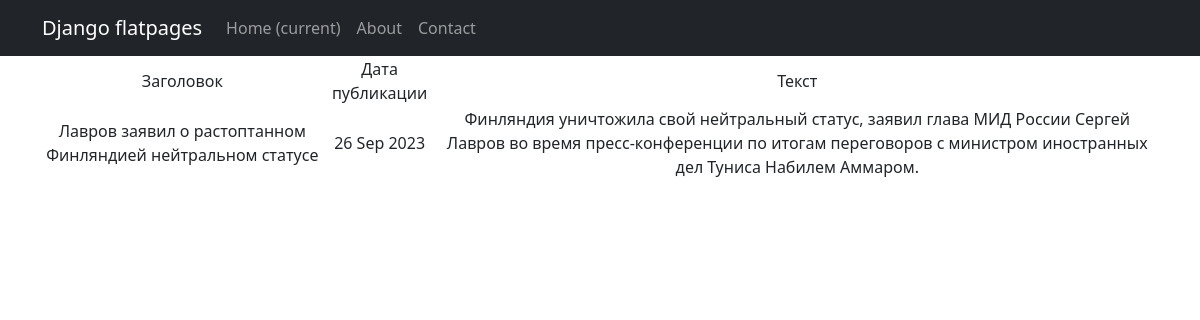
Screenshot of /news/3 with the database file from the repository.
### NewsPortal/models.py (models this page shows, shortened)
class Post(models.Model):
    NEWS = 'NW'
    ARTICLE = 'AR'
    CATEGORY = [(NEWS, 'Новость'),
                (ARTICLE, 'Статья')
                ]
    category_post = models.CharField(max_length=2, choices=CATEGORY, default=ARTICLE)
    date_time = models.DateTimeField(auto_now_add=True)
    title = models.CharField(max_length=255)
    text = models.TextField()
    rating = models.SmallIntegerField(default=0)
    author = models.ForeignKey(Author, on_delete=models.CASCADE)
    category = models.ManyToManyField(Category, through='PostCategory', related_name='article')

### NewsPortal/views.py (the view)
# urls.py: path('<int:pk>', PostDetail.as_view())
class PostDetail(DetailView):
    model = Post
    template_name = 'news_index.html'
    context_object_name = 'news'

### templates/news_index.html (shortened to what this page needs)
{% extends 'flatpages/default.html' %}
{% block content %}
    {% if news %}
        <table>
            <tr>
                <td>Заголовок</td>
                <td>Дата публикации</td>
                <td>Текст</td>
            </tr>
            <tr>
                <td>{{news.title}}</td>
                <td>{{news.date_time|date:'d M Y'}}</td>
                <td>{{news.text}}</td>
            </tr>
        </table>
    {% endif %}
{% endblock content %}

### rows the page displays
Post: title "Лавров заявил о растоптанном Финляндией нейтральном статусе", date_time "26 Sep 2023", text "Финляндия уничтожила свой нейтральный статус, заявил глава МИД России Сергей Лавров во время пресс-конференции по итогам переговоров с министром иностранных дел Туниса Набилем Аммаром."
